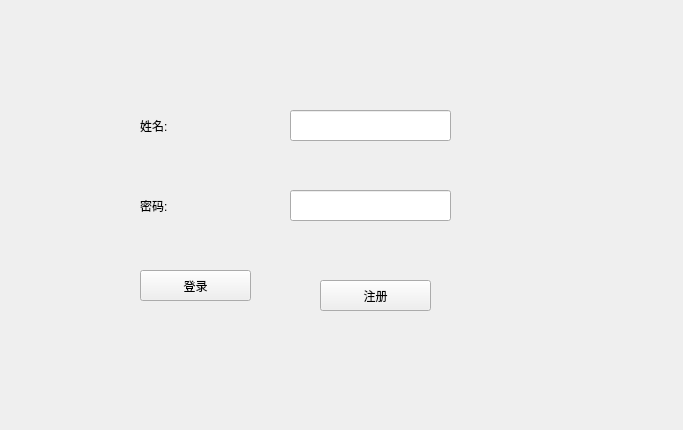
<?xml version="1.0" encoding="UTF-8"?>
<ui version="4.0">
 <class>Login</class>
 <widget class="QWidget" name="Login">
  <property name="geometry">
   <rect>
    <x>0</x>
    <y>0</y>
    <width>683</width>
    <height>430</height>
   </rect>
  </property>
  <property name="windowTitle">
   <string>Form</string>
  </property>
  <widget class="QLabel" name="label">
   <property name="geometry">
    <rect>
     <x>140</x>
     <y>110</y>
     <width>111</width>
     <height>31</height>
    </rect>
   </property>
   <property name="text">
    <string>姓名:</string>
   </property>
  </widget>
  <widget class="QLineEdit" name="lineEdit">
   <property name="geometry">
    <rect>
     <x>290</x>
     <y>110</y>
     <width>161</width>
     <height>31</height>
    </rect>
   </property>
  </widget>
  <widget class="QLabel" name="label_2">
   <property name="geometry">
    <rect>
     <x>140</x>
     <y>190</y>
     <width>111</width>
     <height>31</height>
    </rect>
   </property>
   <property name="text">
    <string>密码:</string>
   </property>
  </widget>
  <widget class="QLineEdit" name="lineEdit_2">
   <property name="geometry">
    <rect>
     <x>290</x>
     <y>190</y>
     <width>161</width>
     <height>31</height>
    </rect>
   </property>
  </widget>
  <widget class="QPushButton" name="pushButton">
   <property name="geometry">
    <rect>
     <x>140</x>
     <y>270</y>
     <width>111</width>
     <height>31</height>
    </rect>
   </property>
   <property name="text">
    <string>登录</string>
   </property>
  </widget>
  <widget class="QPushButton" name="pushButton_2">
   <property name="geometry">
    <rect>
     <x>320</x>
     <y>280</y>
     <width>111</width>
     <height>31</height>
    </rect>
   </property>
   <property name="text">
    <string>注册</string>
   </property>
  </widget>
 </widget>
 <resources/>
 <connections/>
</ui>
